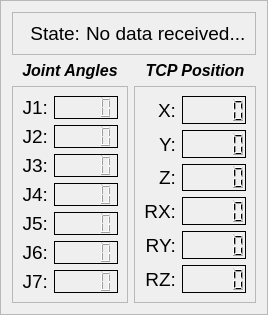
        <widget class="QFrame" name="frame_9">
         <property name="frameShape">
          <enum>QFrame::StyledPanel</enum>
         </property>
         <property name="frameShadow">
          <enum>QFrame::Raised</enum>
         </property>
         <layout class="QGridLayout" name="gridLayout_10">
          <item row="2" column="0">
           <widget class="QFrame" name="frame">
            <property name="frameShape">
             <enum>QFrame::StyledPanel</enum>
            </property>
            <property name="frameShadow">
             <enum>QFrame::Raised</enum>
            </property>
            <layout class="QGridLayout" name="gridLayout_3">
             <item row="1" column="0">
              <widget class="QLabel" name="label_14">
               <property name="minimumSize">
                <size>
                 <width>0</width>
                 <height>0</height>
                </size>
               </property>
               <property name="maximumSize">
                <size>
                 <width>50</width>
                 <height>16777215</height>
                </size>
               </property>
               <property name="font">
                <font>
                 <pointsize>14</pointsize>
                </font>
               </property>
               <property name="text">
                <string>J2:</string>
               </property>
               <property name="alignment">
                <set>Qt::AlignRight|Qt::AlignTrailing|Qt::AlignVCenter</set>
               </property>
              </widget>
             </item>
             <item row="0" column="0">
              <widget class="QLabel" name="label_13">
               <property name="minimumSize">
                <size>
                 <width>0</width>
                 <height>0</height>
                </size>
               </property>
               <property name="maximumSize">
                <size>
                 <width>50</width>
                 <height>16777215</height>
                </size>
               </property>
               <property name="font">
                <font>
                 <pointsize>14</pointsize>
                </font>
               </property>
               <property name="text">
                <string>J1:</string>
               </property>
               <property name="alignment">
                <set>Qt::AlignRight|Qt::AlignTrailing|Qt::AlignVCenter</set>
               </property>
              </widget>
             </item>
             <item row="1" column="1">
              <widget class="QLCDNumber" name="j2_lcd">
               <property name="font">
                <font>
                 <pointsize>10</pointsize>
                </font>
               </property>
               <property name="frameShadow">
                <enum>QFrame::Plain</enum>
               </property>
               <property name="digitCount">
                <number>5</number>
               </property>
              </widget>
             </item>
             <item row="2" column="1">
              <widget class="QLCDNumber" name="j3_lcd">
               <property name="font">
                <font>
                 <pointsize>10</pointsize>
                </font>
               </property>
               <property name="frameShadow">
                <enum>QFrame::Plain</enum>
               </property>
               <property name="digitCount">
                <number>5</number>
               </property>
              </widget>
             </item>
             <item row="5" column="0">
              <widget class="QLabel" name="label_18">
               <property name="minimumSize">
                <size>
                 <width>0</width>
                 <height>0</height>
                </size>
               </property>
               <property name="maximumSize">
                <size>
                 <width>50</width>
                 <height>16777215</height>
                </size>
               </property>
               <property name="font">
                <font>
                 <pointsize>14</pointsize>
                </font>
               </property>
               <property name="text">
                <string>J6:</string>
               </property>
               <property name="alignment">
                <set>Qt::AlignRight|Qt::AlignTrailing|Qt::AlignVCenter</set>
               </property>
              </widget>
             </item>
             <item row="4" column="1">
              <widget class="QLCDNumber" name="j5_lcd">
               <property name="font">
                <font>
                 <pointsize>10</pointsize>
                </font>
               </property>
               <property name="frameShadow">
                <enum>QFrame::Plain</enum>
               </property>
               <property name="digitCount">
                <number>5</number>
               </property>
              </widget>
             </item>
             <item row="6" column="0">
              <widget class="QLabel" name="label_20">
               <property name="maximumSize">
                <size>
                 <width>50</width>
                 <height>16777215</height>
                </size>
               </property>
               <property name="font">
                <font>
                 <pointsize>14</pointsize>
                </font>
               </property>
               <property name="text">
                <string>J7:</string>
               </property>
               <property name="alignment">
                <set>Qt::AlignRight|Qt::AlignTrailing|Qt::AlignVCenter</set>
               </property>
              </widget>
             </item>
             <item row="5" column="1">
              <widget class="QLCDNumber" name="j6_lcd">
               <property name="font">
                <font>
                 <pointsize>10</pointsize>
                </font>
               </property>
               <property name="frameShadow">
                <enum>QFrame::Plain</enum>
               </property>
               <property name="digitCount">
                <number>5</number>
               </property>
              </widget>
             </item>
             <item row="0" column="1">
              <widget class="QLCDNumber" name="j1_lcd">
               <property name="font">
                <font>
                 <pointsize>10</pointsize>
                </font>
               </property>
               <property name="frameShadow">
                <enum>QFrame::Plain</enum>
               </property>
               <property name="digitCount">
                <number>5</number>
               </property>
              </widget>
             </item>
             <item row="3" column="1">
              <widget class="QLCDNumber" name="j4_lcd">
               <property name="font">
                <font>
                 <pointsize>10</pointsize>
                </font>
               </property>
               <property name="frameShadow">
                <enum>QFrame::Plain</enum>
               </property>
               <property name="digitCount">
                <number>5</number>
               </property>
              </widget>
             </item>
             <item row="6" column="1">
              <widget class="QLCDNumber" name="gripper_lcd">
               <property name="font">
                <font>
                 <pointsize>10</pointsize>
                </font>
               </property>
               <property name="frameShadow">
                <enum>QFrame::Plain</enum>
               </property>
              </widget>
             </item>
             <item row="2" column="0">
              <widget class="QLabel" name="label_15">
               <property name="minimumSize">
                <size>
                 <width>0</width>
                 <height>0</height>
                </size>
               </property>
               <property name="maximumSize">
                <size>
                 <width>50</width>
                 <height>16777215</height>
                </size>
               </property>
               <property name="font">
                <font>
                 <pointsize>14</pointsize>
                </font>
               </property>
               <property name="text">
                <string>J3:</string>
               </property>
               <property name="alignment">
                <set>Qt::AlignRight|Qt::AlignTrailing|Qt::AlignVCenter</set>
               </property>
              </widget>
             </item>
             <item row="4" column="0">
              <widget class="QLabel" name="label_17">
               <property name="minimumSize">
                <size>
                 <width>0</width>
                 <height>0</height>
                </size>
               </property>
               <property name="maximumSize">
                <size>
                 <width>50</width>
                 <height>16777215</height>
                </size>
               </property>
               <property name="font">
                <font>
                 <pointsize>14</pointsize>
                </font>
               </property>
               <property name="text">
                <string>J5:</string>
               </property>
               <property name="alignment">
                <set>Qt::AlignRight|Qt::AlignTrailing|Qt::AlignVCenter</set>
               </property>
              </widget>
             </item>
             <item row="3" column="0">
              <widget class="QLabel" name="label_16">
               <property name="minimumSize">
                <size>
                 <width>0</width>
                 <height>0</height>
                </size>
               </property>
               <property name="maximumSize">
                <size>
                 <width>50</width>
                 <height>16777215</height>
                </size>
               </property>
               <property name="font">
                <font>
                 <pointsize>14</pointsize>
                </font>
               </property>
               <property name="text">
                <string>J4:</string>
               </property>
               <property name="alignment">
                <set>Qt::AlignRight|Qt::AlignTrailing|Qt::AlignVCenter</set>
               </property>
              </widget>
             </item>
            </layout>
           </widget>
          </item>
          <item row="0" column="0" colspan="2">
           <widget class="QFrame" name="frame_8">
            <property name="frameShape">
             <enum>QFrame::StyledPanel</enum>
            </property>
            <property name="frameShadow">
             <enum>QFrame::Raised</enum>
            </property>
            <layout class="QGridLayout" name="gridLayout_9">
             <item row="0" column="0">
              <widget class="QLabel" name="label_19">
               <property name="maximumSize">
                <size>
                 <width>65</width>
                 <height>16777215</height>
                </size>
               </property>
               <property name="font">
                <font>
                 <pointsize>14</pointsize>
                </font>
               </property>
               <property name="text">
                <string>State:</string>
               </property>
               <property name="alignment">
                <set>Qt::AlignRight|Qt::AlignTrailing|Qt::AlignVCenter</set>
               </property>
              </widget>
             </item>
             <item row="0" column="1">
              <widget class="QLabel" name="state_label">
               <property name="font">
                <font>
                 <pointsize>14</pointsize>
                </font>
               </property>
               <property name="text">
                <string>No data received...</string>
               </property>
              </widget>
             </item>
            </layout>
           </widget>
          </item>
          <item row="2" column="1">
           <widget class="QFrame" name="frame_5">
            <property name="frameShape">
             <enum>QFrame::StyledPanel</enum>
            </property>
            <property name="frameShadow">
             <enum>QFrame::Raised</enum>
            </property>
            <layout class="QGridLayout" name="gridLayout_8">
             <item row="2" column="0">
              <widget class="QLabel" name="label_6">
               <property name="maximumSize">
                <size>
                 <width>50</width>
                 <height>16777215</height>
                </size>
               </property>
               <property name="font">
                <font>
                 <pointsize>14</pointsize>
                </font>
               </property>
               <property name="text">
                <string>Y:</string>
               </property>
               <property name="alignment">
                <set>Qt::AlignRight|Qt::AlignTrailing|Qt::AlignVCenter</set>
               </property>
              </widget>
             </item>
             <item row="6" column="0">
              <widget class="QLabel" name="label_3">
               <property name="maximumSize">
                <size>
                 <width>50</width>
                 <height>16777215</height>
                </size>
               </property>
               <property name="font">
                <font>
                 <pointsize>14</pointsize>
                </font>
               </property>
               <property name="text">
                <string>RZ:</string>
               </property>
               <property name="alignment">
                <set>Qt::AlignRight|Qt::AlignTrailing|Qt::AlignVCenter</set>
               </property>
              </widget>
             </item>
             <item row="3" column="0">
              <widget class="QLabel" name="label_4">
               <property name="maximumSize">
                <size>
                 <width>50</width>
                 <height>16777215</height>
                </size>
               </property>
               <property name="font">
                <font>
                 <pointsize>14</pointsize>
                </font>
               </property>
               <property name="text">
                <string>Z:</string>
               </property>
               <property name="alignment">
                <set>Qt::AlignRight|Qt::AlignTrailing|Qt::AlignVCenter</set>
               </property>
              </widget>
             </item>
             <item row="1" column="0">
              <widget class="QLabel" name="label_8">
               <property name="maximumSize">
                <size>
                 <width>50</width>
                 <height>16777215</height>
                </size>
               </property>
               <property name="font">
                <font>
                 <pointsize>14</pointsize>
                </font>
               </property>
               <property name="text">
                <string>X:</string>
               </property>
               <property name="alignment">
                <set>Qt::AlignRight|Qt::AlignTrailing|Qt::AlignVCenter</set>
               </property>
              </widget>
             </item>
             <item row="4" column="0">
              <widget class="QLabel" name="label_5">
               <property name="maximumSize">
                <size>
                 <width>50</width>
                 <height>16777215</height>
                </size>
               </property>
               <property name="font">
                <font>
                 <pointsize>14</pointsize>
                </font>
               </property>
               <property name="text">
                <string>RX:</string>
               </property>
               <property name="alignment">
                <set>Qt::AlignRight|Qt::AlignTrailing|Qt::AlignVCenter</set>
               </property>
              </widget>
             </item>
             <item row="5" column="0">
              <widget class="QLabel" name="label_21">
               <property name="maximumSize">
                <size>
                 <width>50</width>
                 <height>16777215</height>
                </size>
               </property>
               <property name="font">
                <font>
                 <pointsize>14</pointsize>
                </font>
               </property>
               <property name="text">
                <string>RY:</string>
               </property>
               <property name="alignment">
                <set>Qt::AlignRight|Qt::AlignTrailing|Qt::AlignVCenter</set>
               </property>
              </widget>
             </item>
             <item row="1" column="1">
              <widget class="QLCDNumber" name="x_lcd">
               <property name="frameShadow">
                <enum>QFrame::Plain</enum>
               </property>
              </widget>
             </item>
             <item row="2" column="1">
              <widget class="QLCDNumber" name="y_lcd">
               <property name="frameShadow">
                <enum>QFrame::Plain</enum>
               </property>
              </widget>
             </item>
             <item row="3" column="1">
              <widget class="QLCDNumber" name="z_lcd">
               <property name="frameShadow">
                <enum>QFrame::Plain</enum>
               </property>
              </widget>
             </item>
             <item row="4" column="1">
              <widget class="QLCDNumber" name="rx_lcd">
               <property name="frameShadow">
                <enum>QFrame::Plain</enum>
               </property>
              </widget>
             </item>
             <item row="5" column="1">
              <widget class="QLCDNumber" name="ry_lcd">
               <property name="frameShadow">
                <enum>QFrame::Plain</enum>
               </property>
              </widget>
             </item>
             <item row="6" column="1">
              <widget class="QLCDNumber" name="rz_lcd">
               <property name="frameShadow">
                <enum>QFrame::Plain</enum>
               </property>
              </widget>
             </item>
            </layout>
           </widget>
          </item>
          <item row="1" column="0">
           <widget class="QLabel" name="label_22">
            <property name="font">
             <font>
              <pointsize>12</pointsize>
              <weight>75</weight>
              <italic>true</italic>
              <bold>true</bold>
             </font>
            </property>
            <property name="text">
             <string>Joint Angles</string>
            </property>
            <property name="alignment">
             <set>Qt::AlignCenter</set>
            </property>
           </widget>
          </item>
          <item row="1" column="1">
           <widget class="QLabel" name="label_23">
            <property name="font">
             <font>
              <pointsize>12</pointsize>
              <weight>75</weight>
              <italic>true</italic>
              <bold>true</bold>
             </font>
            </property>
            <property name="text">
             <string>TCP Position</string>
            </property>
            <property name="alignment">
             <set>Qt::AlignCenter</set>
            </property>
           </widget>
          </item>
         </layout>
        </widget>
